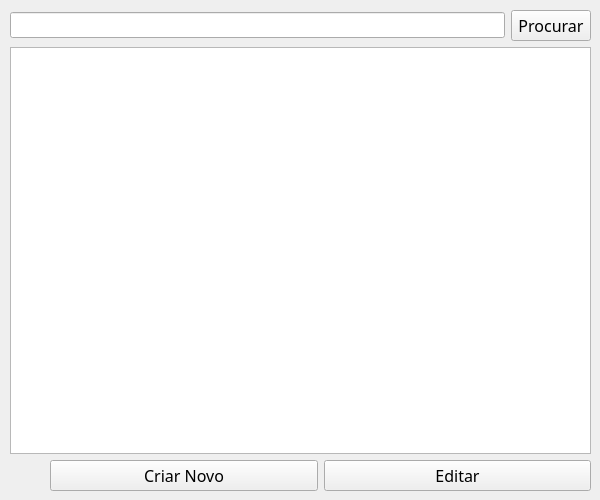
<?xml version="1.0" encoding="UTF-8"?>
<ui version="4.0">
 <class>MenuTransformador</class>
 <widget class="QWidget" name="MenuTransformador">
  <property name="geometry">
   <rect>
    <x>0</x>
    <y>0</y>
    <width>600</width>
    <height>500</height>
   </rect>
  </property>
  <property name="windowTitle">
   <string>Transformadores</string>
  </property>
  <widget class="QWidget" name="verticalLayoutWidget">
   <property name="geometry">
    <rect>
     <x>10</x>
     <y>10</y>
     <width>581</width>
     <height>481</height>
    </rect>
   </property>
   <layout class="QVBoxLayout" name="verticalLayout">
    <item>
     <layout class="QHBoxLayout" name="horizontalLayout_2">
      <item>
       <widget class="QLineEdit" name="procuraTransf">
        <property name="font">
         <font>
          <family>Reem Kufi</family>
          <pointsize>10</pointsize>
         </font>
        </property>
       </widget>
      </item>
      <item>
       <widget class="QPushButton" name="procurarBotao">
        <property name="font">
         <font>
          <family>Reem Kufi</family>
          <pointsize>12</pointsize>
         </font>
        </property>
        <property name="text">
         <string>Procurar</string>
        </property>
       </widget>
      </item>
     </layout>
    </item>
    <item>
     <widget class="QListWidget" name="transformadorLista">
      <property name="font">
       <font>
        <family>Reem Kufi</family>
        <pointsize>10</pointsize>
       </font>
      </property>
     </widget>
    </item>
    <item>
     <layout class="QHBoxLayout" name="horizontalLayout">
      <item>
       <spacer name="horizontalSpacer">
        <property name="orientation">
         <enum>Qt::Horizontal</enum>
        </property>
        <property name="sizeType">
         <enum>QSizePolicy::Preferred</enum>
        </property>
        <property name="sizeHint" stdset="0">
         <size>
          <width>40</width>
          <height>20</height>
         </size>
        </property>
       </spacer>
      </item>
      <item>
       <widget class="QPushButton" name="NovoTransformador">
        <property name="font">
         <font>
          <family>Reem Kufi</family>
          <pointsize>12</pointsize>
         </font>
        </property>
        <property name="text">
         <string>Criar Novo</string>
        </property>
       </widget>
      </item>
      <item>
       <widget class="QPushButton" name="EditarTransformador">
        <property name="font">
         <font>
          <family>Reem Kufi</family>
          <pointsize>12</pointsize>
         </font>
        </property>
        <property name="text">
         <string>Editar</string>
        </property>
       </widget>
      </item>
     </layout>
    </item>
   </layout>
  </widget>
 </widget>
 <resources/>
 <connections/>
</ui>
